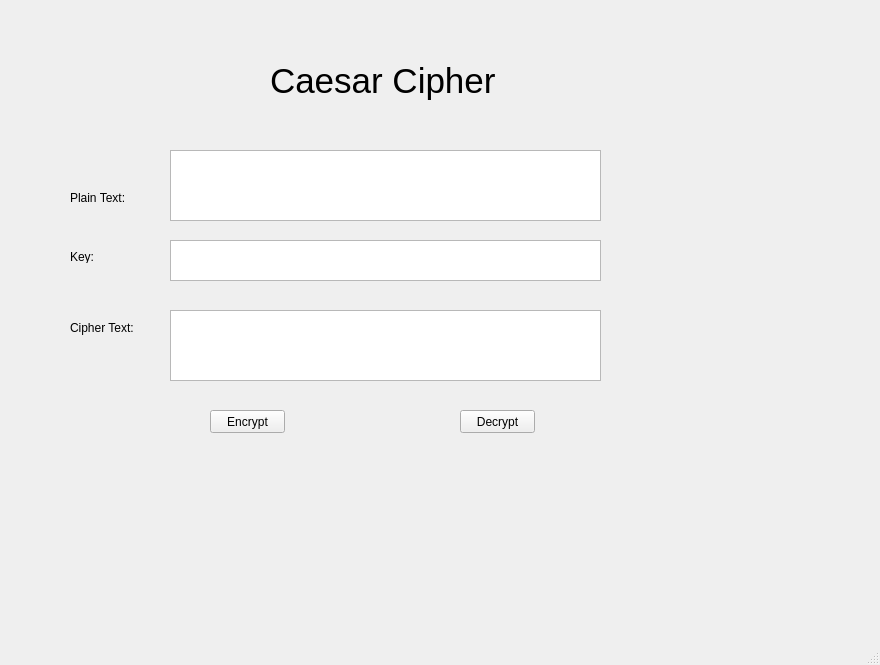
<?xml version="1.0" encoding="UTF-8"?>
<ui version="4.0">
 <class>MainWindow</class>
 <widget class="QMainWindow" name="MainWindow">
  <property name="geometry">
   <rect>
    <x>0</x>
    <y>0</y>
    <width>880</width>
    <height>665</height>
   </rect>
  </property>
  <property name="windowTitle">
   <string>MainWindow</string>
  </property>
  <widget class="QWidget" name="centralwidget">
   <widget class="QLabel" name="label">
    <property name="geometry">
     <rect>
      <x>70</x>
      <y>190</y>
      <width>61</width>
      <height>16</height>
     </rect>
    </property>
    <property name="text">
     <string>Plain Text:</string>
    </property>
   </widget>
   <widget class="QLabel" name="label_2">
    <property name="geometry">
     <rect>
      <x>70</x>
      <y>250</y>
      <width>47</width>
      <height>13</height>
     </rect>
    </property>
    <property name="text">
     <string>Key:</string>
    </property>
   </widget>
   <widget class="QLabel" name="label_3">
    <property name="geometry">
     <rect>
      <x>70</x>
      <y>320</y>
      <width>71</width>
      <height>16</height>
     </rect>
    </property>
    <property name="text">
     <string>Cipher Text:</string>
    </property>
   </widget>
   <widget class="QPushButton" name="btn_encrypt">
    <property name="geometry">
     <rect>
      <x>210</x>
      <y>410</y>
      <width>75</width>
      <height>23</height>
     </rect>
    </property>
    <property name="text">
     <string>Encrypt</string>
    </property>
   </widget>
   <widget class="QPushButton" name="btn_decrypt">
    <property name="geometry">
     <rect>
      <x>460</x>
      <y>410</y>
      <width>75</width>
      <height>23</height>
     </rect>
    </property>
    <property name="text">
     <string>Decrypt</string>
    </property>
   </widget>
   <widget class="QTextEdit" name="txt_plain_text">
    <property name="geometry">
     <rect>
      <x>170</x>
      <y>150</y>
      <width>431</width>
      <height>71</height>
     </rect>
    </property>
   </widget>
   <widget class="QTextEdit" name="txt_key">
    <property name="geometry">
     <rect>
      <x>170</x>
      <y>240</y>
      <width>431</width>
      <height>41</height>
     </rect>
    </property>
   </widget>
   <widget class="QTextEdit" name="txt_cipher_text">
    <property name="geometry">
     <rect>
      <x>170</x>
      <y>310</y>
      <width>431</width>
      <height>71</height>
     </rect>
    </property>
   </widget>
   <widget class="QLabel" name="label_4">
    <property name="geometry">
     <rect>
      <x>270</x>
      <y>60</y>
      <width>271</width>
      <height>41</height>
     </rect>
    </property>
    <property name="font">
     <font>
      <pointsize>26</pointsize>
     </font>
    </property>
    <property name="text">
     <string>Caesar Cipher</string>
    </property>
   </widget>
  </widget>
  <widget class="QMenuBar" name="menubar">
   <property name="geometry">
    <rect>
     <x>0</x>
     <y>0</y>
     <width>880</width>
     <height>21</height>
    </rect>
   </property>
  </widget>
  <widget class="QStatusBar" name="statusbar"/>
 </widget>
 <resources/>
 <connections/>
</ui>
